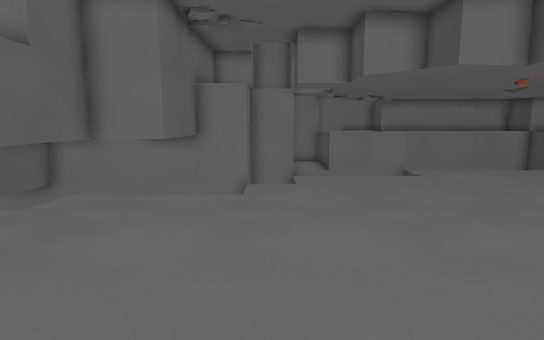
[1] (above)

16 first-person views from a walk through a 3-D level made in the Godot game engine. The camera is 1.2 m above the floor, tilts 8° down and sees 80° across. The floor is counted in squares, 0.5 m on a side. Each view is taken from the middle of a square. On the plan, view 1 faces up. The plan holds only what a view shows up to about 20 squares ahead; the rest is blank. The place goes on beyond the plan. Surface patterns are stand-ins for the level's own textures.

[2]
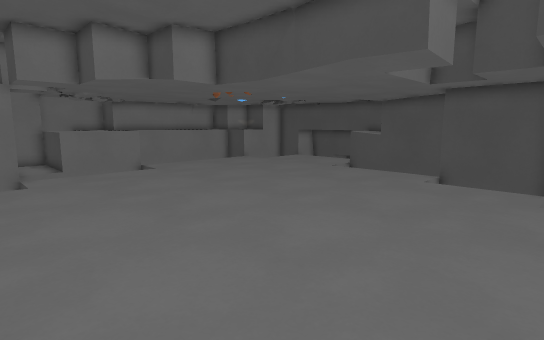

[3]
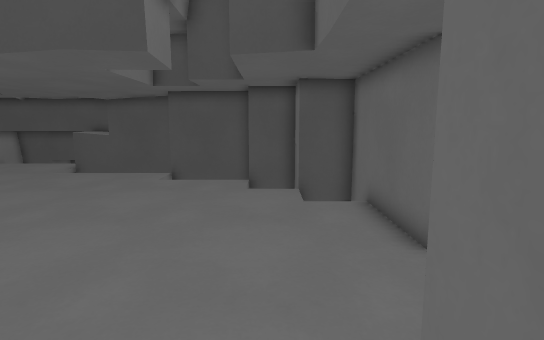

[4]
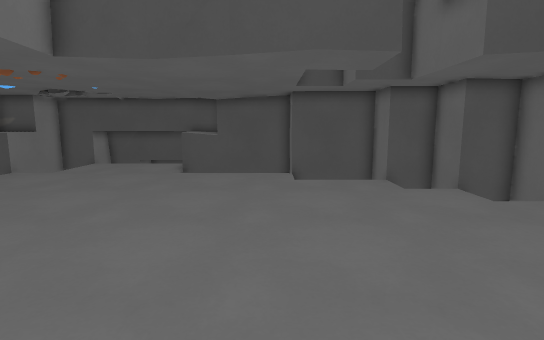

[5]
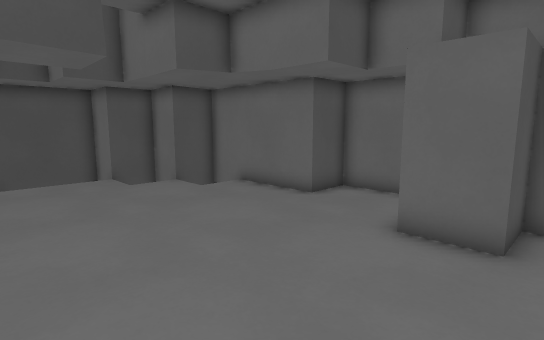

[6]
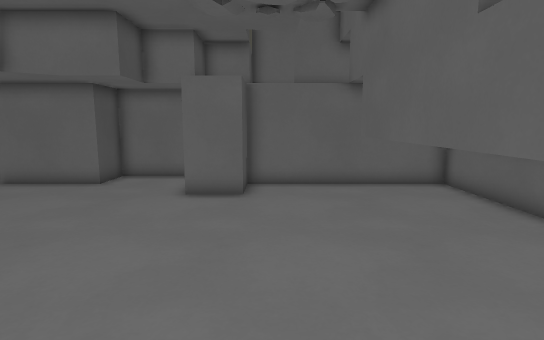

[7]
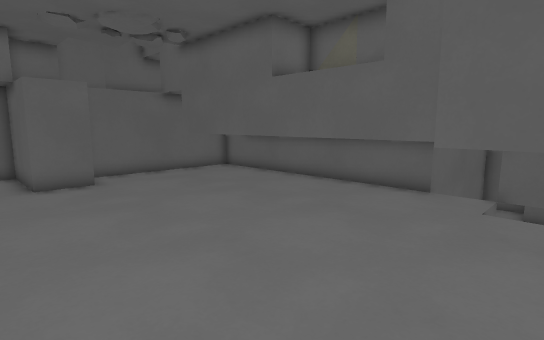

[8]
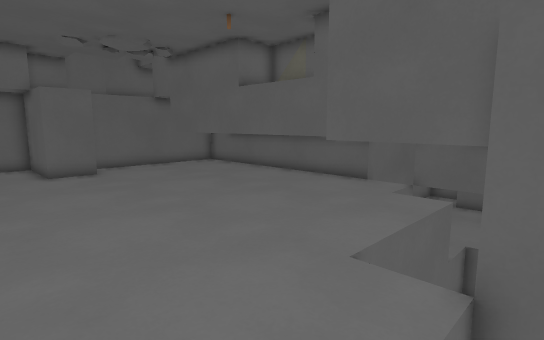

[9]
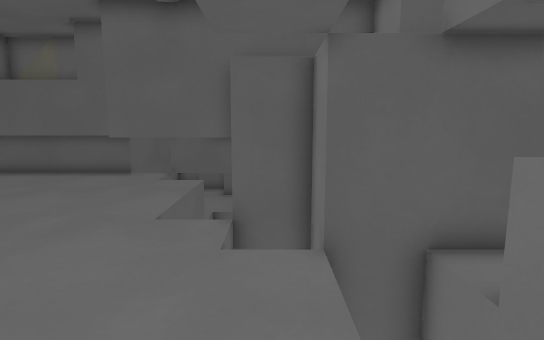

[10]
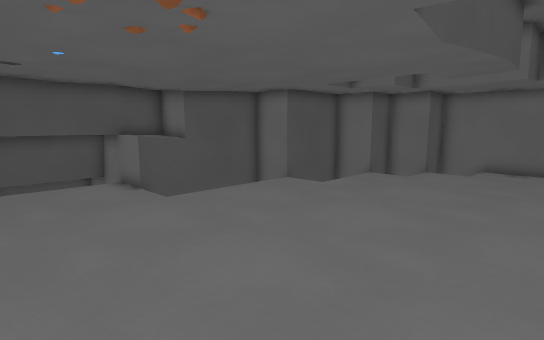

[11]
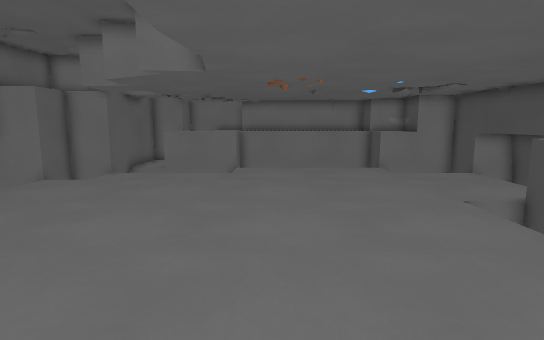

[12]
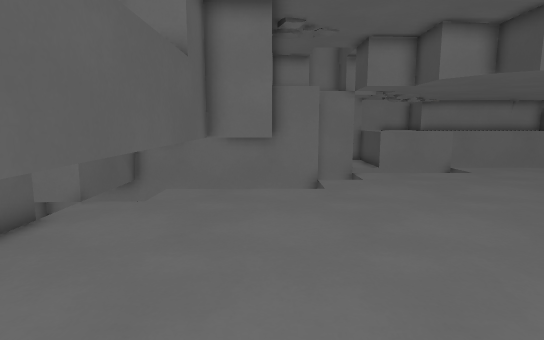

[13]
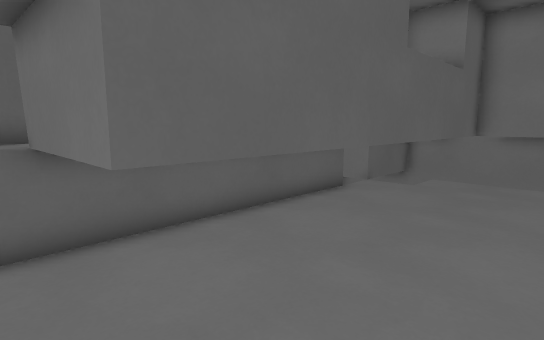

[14]
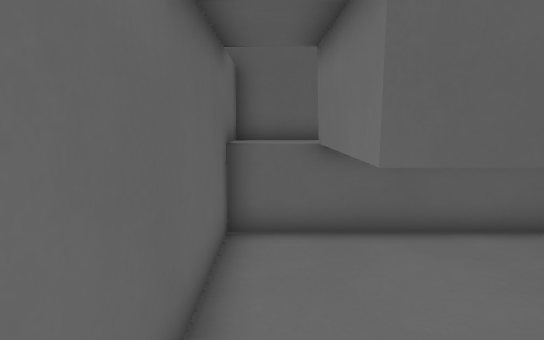

[15]
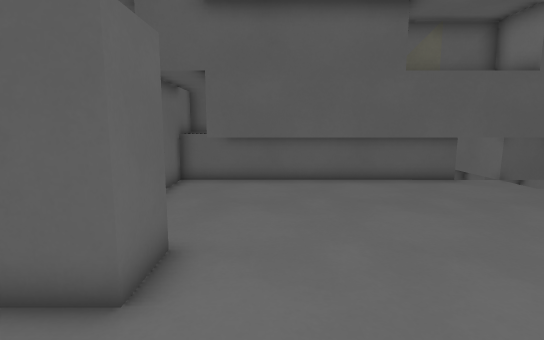

[16]
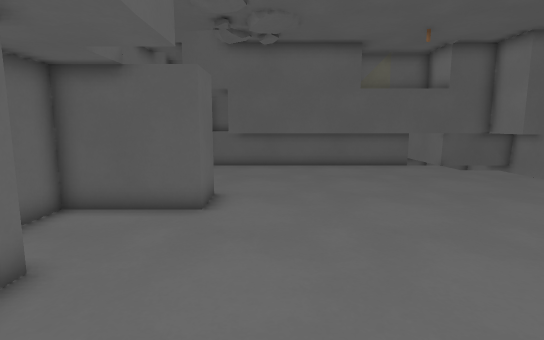

### Floor plan
Key: @ floor where view 1 was taken; # wall or solid block; . floor; = window, fence, low wall or low ledge; ^ raised ledge; v drop or lower ground.
Columns run from 11 left of view 1 to 19 right of it. Each row starts with its distance up from view 1.
 19             # #
 18             #.#
 17             #v#           ##
 16             #      .......    #
 15           ###v     .......  ###
 14           v v.................#
 13    ####^vvvvv.................#
 12         ^ v...................#
 11   #v    ^vv...................#
 10   v     #.....................#
  9 vv^   ^#^.................  #=#
  8       #...................  ###
  7 v^#===#...................  ^##
  6   =   =...................  ^
  5   =   =...................  ^
  4   =   =...................  #
  3   ^===#.................v ##
  2   ^   #.................  #
  1   ^   #.................
  0   ^   #....@............
 -1   ^   #............... v##
 -2   ^   #...............v v
 -3 ^^^###^...###....... v#v#
 -4 ^^^.......# #.......v v
 -5 ^^######### #...######v
 -6             #...#
 -7             #####

Where each view was taken, in squares from view 1:
view 1: 0 up, 0 right, facing up
view 2: 2 down, 1 left, facing up-right
view 3: 2 down, 1 left, facing right
view 4: 4 up, 1 left, facing right
view 5: 4 up, 2 left, facing down-right
view 6: 8 up, 2 left, facing down
view 7: 11 up, 3 right, facing down-left
view 8: 14 up, 4 right, facing down-left
view 9: 14 up, 7 right, facing left
view 10: 14 up, 5 right, facing down-right
view 11: 1 down, 9 right, facing up
view 12: 1 down, 3 left, facing up
view 13: 4 down, 2 left, facing up-left
view 14: 4 down, 2 left, facing left
view 15: 1 down, 5 right, facing left
view 16: 1 down, 10 right, facing left
